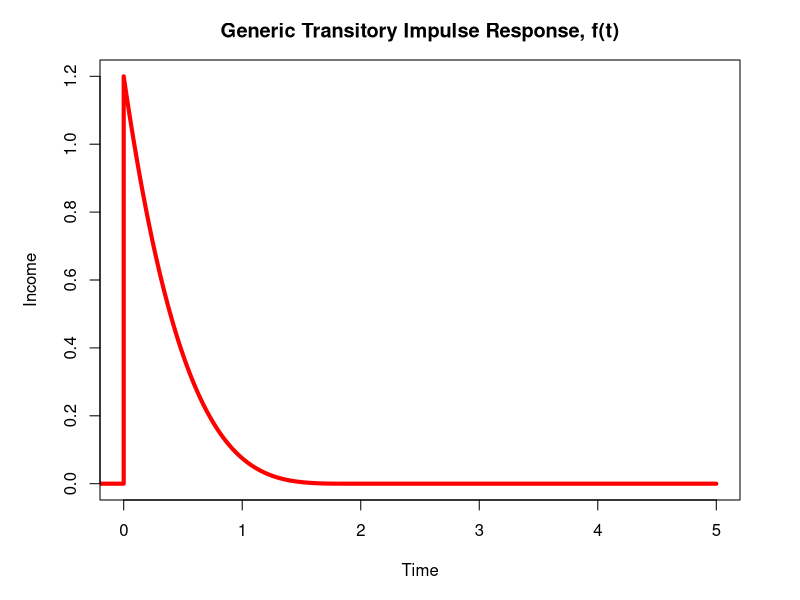
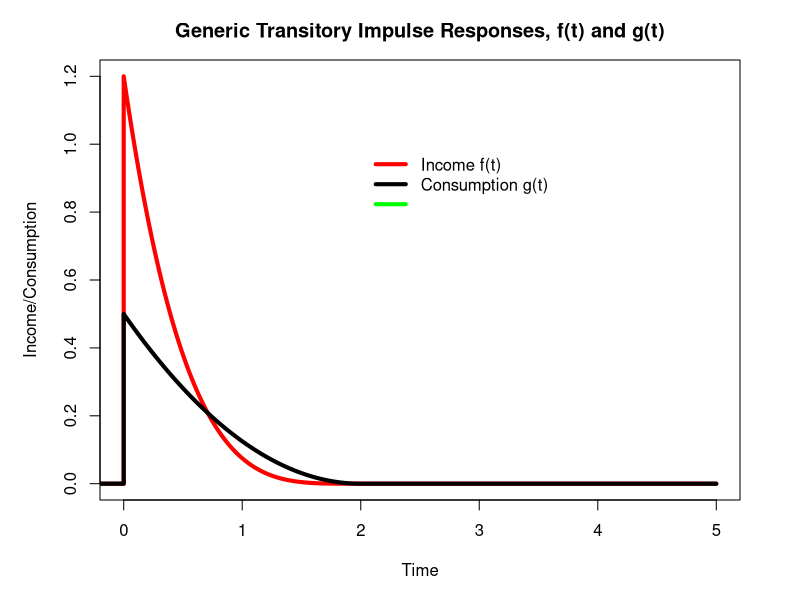
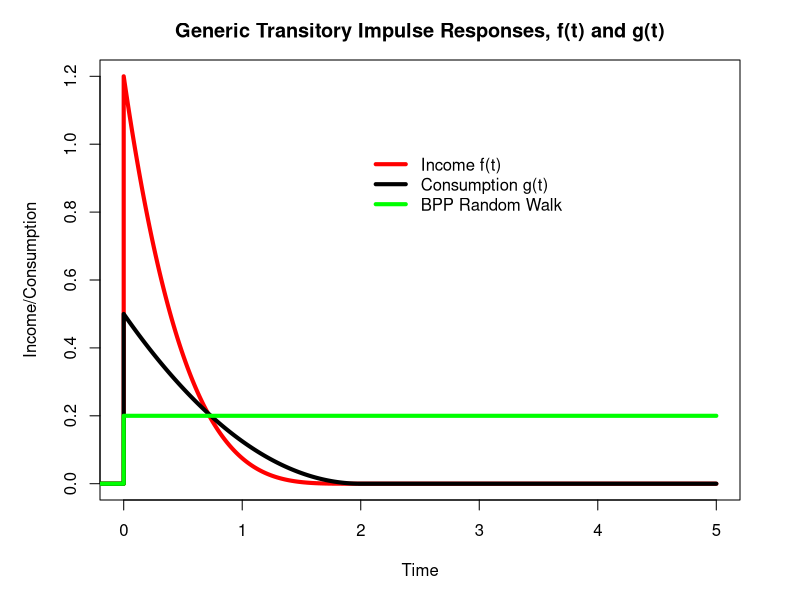
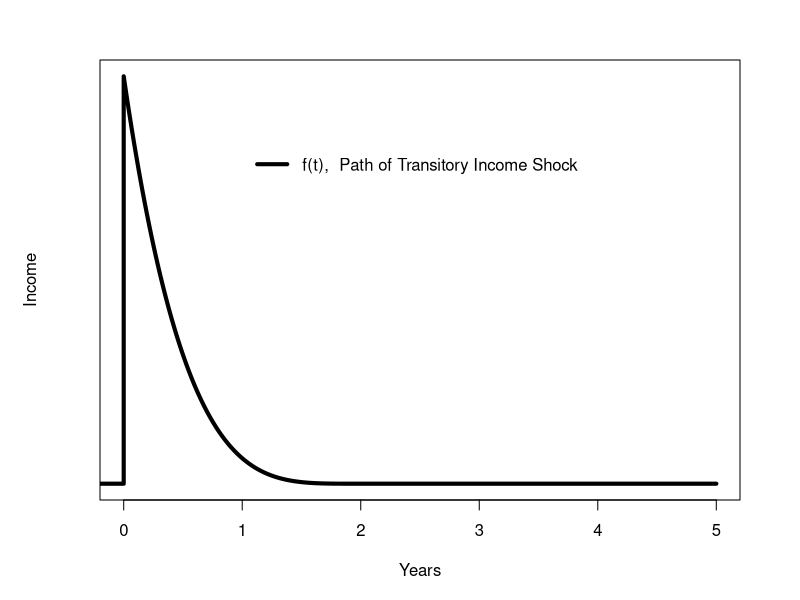
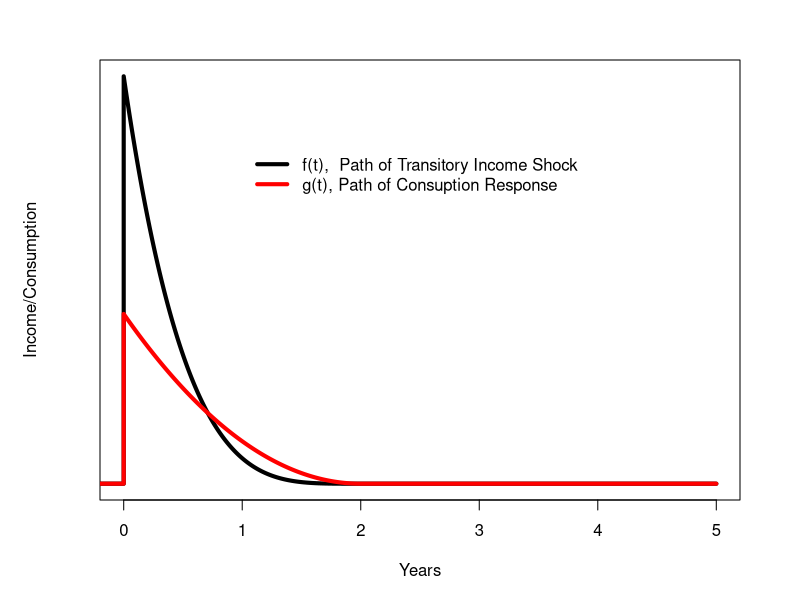
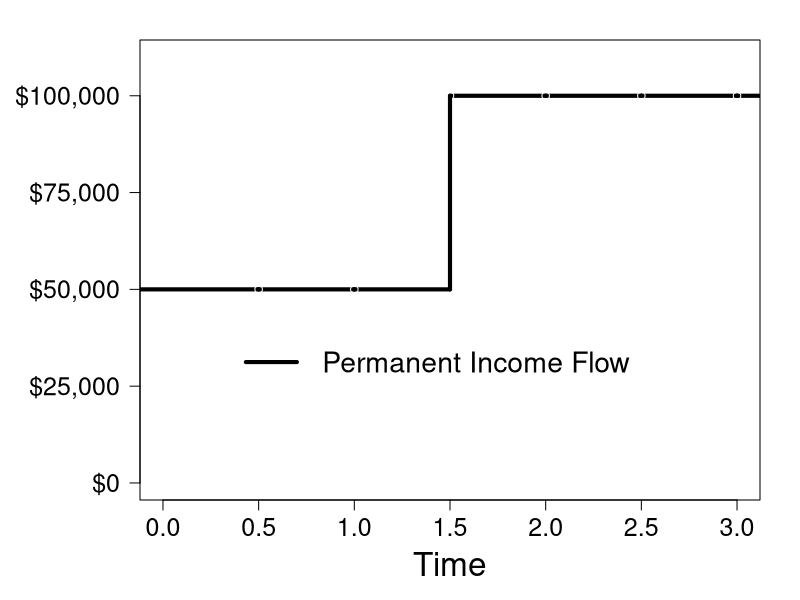
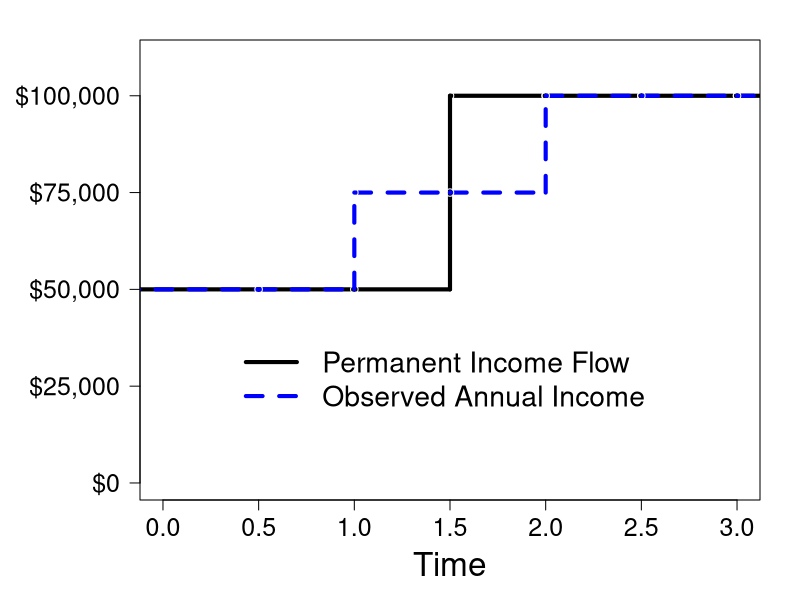
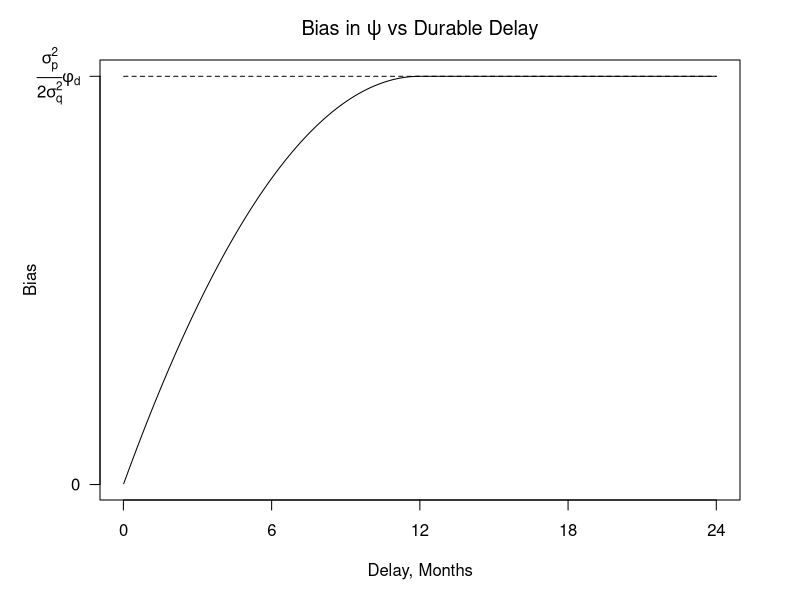

The R script that drew these images, in order:
# Draw a time aggregated random walk (4 subperiods)

library(ggplot2)
library(gridExtra)

figures_dir = "C:/Users/edmun/OneDrive/Documents/Research/Denmark/IncomeUncertaintyGit/Code/Rcode/Figures/"
par(cex.axis=1.2,cex.lab=1.5)
# 
# N_sub =50
# N_period =7
# N_subperiods =N_sub*N_period
# time = (1:(N_subperiods))/N_sub
# #shocks = rnorm(N_subperiods,0,1)
# underlying = cumsum(shocks)-mean(cumsum(shocks))
# time_agg = underlying*0.0
# for (T in 1:N_period){
#   t = (T-1)*N_sub+1
#   time_agg[t:(t+N_sub-1)]=mean(underlying[t:(t+N_sub-1)])
# }
# 
# plot(time, underlying, type="l")
# plot(time, time_agg)
# 
# time_agg_func=stepfun(time[1:(N_subperiods-1)], time_agg)
# underlying_func=stepfun(time[1:(N_subperiods-1)], underlying)
# 
# plot(time_agg_func, time, xlim= c(0,N_period),ylim=c(min(underlying),max(underlying)),col="red", col.points=FALSE, verticals=TRUE,lwd=4,xlab="Time",ylab="Income",main="Time Aggregated Random Walk")
# lines(underlying_func, time, xlim= c(0,N_period), col.points=FALSE, verticals=TRUE)
# dev.print(pdf, paste(figures_dir,'timeagg_rw.pdf'))

# #Now do MA(2) plot
# theta1 = 0.35
# theta2 = 0.1
# 
# impulse_response_MA2=stepfun(0:4, c(0,1,theta1,theta2,0,0))
# plot(impulse_response_MA2, 0:4, xlim= c(0,5),ylim=c(0,1.2),col="red", col.points=FALSE, verticals=TRUE,lwd=4,xlab="Time",ylab="Income",main="MA(2) Impulse Response")
# dev.print(pdf, paste(figures_dir,'MA2.pdf',sep=""))

x = (0:1000)/1000*5
y = 1.2/16.0*(pmin(x-2,0))^4
c = 0.5*0.25*(pmin(x-2,0))^2
cBPP = c*0.0 + 0.2

x=c((-20:0)/(20.0*5),x)
y=c((-20:0)*0.0,y)
c=c((-20:0)*0.0,c)
cBPP=c((-20:0)*0.0,cBPP)

pdf(paste(figures_dir,'GenericTransitory.pdf',sep=""), width=7, height=3)
par(mar=c(5,5,3,3))
plot(x,y, xlim= c(0,5),ylim=c(0,1.2),col="red",type="l",lwd=4,xlab="Time",ylab="Income",main="Generic Transitory Impulse Response, f(t)")
dev.off()
#dev.print(pdf,  paste(figures_dir,'GenericTransitory.pdf',sep=""))

pdf(paste(figures_dir,'GenericTransitoryConsumption.pdf',sep=""), width=7, height=3)
par(mar=c(5,5,3,3))
plot(x,y, xlim= c(0,5),ylim=c(0,1.2),col="red",type="l",lwd=4,xlab="Time",ylab="Income/Consumption",main="Generic Transitory Impulse Responses, f(t) and g(t)")
lines(x,c, xlim= c(0,5),ylim=c(0,1.2),col="black",type="l",lwd=4,xlab="Time",ylab="Income/Consumption",main="Generic Transitory Impulse Response, f(t)")
legend(2.0,1.0, legend=c("Income f(t)", "Consumption g(t)",""),col=c("red","black","green"),lty=1,lwd=4,bty="n")
dev.off()
#dev.print(pdf,  paste(figures_dir,'GenericTransitoryConsumption.pdf',sep=""))

pdf(paste(figures_dir,'GenericTransitoryConsumptionWithBPP.pdf',sep=""), width=7, height=3)
par(mar=c(5,5,3,3))
plot(x,y, xlim= c(0,5),ylim=c(0,1.2),col="red",type="l",lwd=4,xlab="Time",ylab="Income/Consumption",main="Generic Transitory Impulse Responses, f(t) and g(t)")
lines(x,c, xlim= c(0,5),ylim=c(0,1.2),col="black",type="l",lwd=4,xlab="Time",ylab="Income/Consumption",main="Generic Transitory Impulse Response, f(t)")
lines(x,cBPP, xlim= c(0,5),ylim=c(0,1.2),col="green",type="l",lwd=4,xlab="Time",ylab="Income/Consumption",main="Generic Transitory Impulse Response, f(t)")
legend(2.0,1.0, legend=c("Income f(t)", "Consumption g(t)","BPP Random Walk"),col=c("red","black","green"),lty=1,lwd=4,bty="n")
dev.off()
#dev.print(pdf,  paste(figures_dir,'GenericTransitoryConsumptionWithBPP.pdf',sep=""))

#plots for the slides
pdf(paste(figures_dir,'GenericTransitory_slides.pdf',sep=""), width=7, height=3)
par(mar=c(5,5,3,3))
plot(x,y, xlim= c(0,5),ylim=c(0,1.2),col="black",type="l",lwd=4,xlab="Years",ylab="Income",yaxt='n')
legend(1.0,1.0, legend=c("f(t),  Path of Transitory Income Shock", ""),col=c("black","white"),lty=1,lwd=4,bty="n",cex=1)
dev.off()
#dev.print(pdf,  paste(figures_dir,'GenericTransitory_slides.pdf',sep=""))

pdf(paste(figures_dir,'GenericTransitoryConsumption_slides.pdf',sep=""), width=7, height=3)
par(mar=c(5,5,3,3))
plot(x,y, xlim= c(0,5),ylim=c(0,1.2),col="black",type="l",lwd=4,xlab="Years",ylab="Income/Consumption",yaxt='n')
lines(x,c, xlim= c(0,5),ylim=c(0,1.2),col="red",type="l",lwd=4,xlab="Time",ylab="Income/Consumption",yaxt='n')
legend(1.0,1.0, legend=c("f(t),  Path of Transitory Income Shock", "g(t), Path of Consuption Response"),col=c("black","red"),lty=1,lwd=4,bty="n", cex=1)
dev.off()
#dev.print(pdf,  paste(figures_dir,'GenericTransitoryConsumption_slides.pdf',sep=""))

####################################
# plot time aggregation stuff
N_sub =2
N_period =3
N_subperiods =N_sub*N_period
time = (1:(N_subperiods))/N_sub
shocks = c(0,0,0,1,0,0)
underlying = 50000+50000*cumsum(shocks)
time_agg = underlying*0.0
for (T in 1:N_period){
  t = (T-1)*N_sub+1
  time_agg[t:(t+N_sub-1)]=mean(underlying[t:(t+N_sub-1)])
}

time_agg_func=stepfun(time[1:(N_subperiods-1)], time_agg)
underlying_func=stepfun(time[1:(N_subperiods-1)], underlying)

#dev.new()
pdf(paste(figures_dir, "TimeAggExample1_slides.pdf",sep=""))
par(mar=c(5,7,2,2), mfcol=c(1,1),cex.axis=1.5,cex.lab=2)
plot(underlying_func, time, xlim= c(0,N_period),ylim=c(0,110000),col="black",lty="solid",lwd=4, col.points=FALSE, verticals=TRUE,xlab="Time",main="",ylab="",yaxt = "n",las=1)
axis(side = 2, at = c(0,25000,50000,75000,100000), las=1,label=c("$0","$25,000","$50,000","$75,000","$100,000"))
legend(0.3,40000,legend=c("Permanent Income Flow",""),lty=c("solid","dashed"),lwd=c(4,4),col=c("black","white"),bty = "n", cex=1.7)
#dev.copy(pdf, paste(figures_dir, "TimeAggExample1_slides.pdf",sep=""))
dev.off()

#dev.new()
pdf(paste(figures_dir, "TimeAggExample2_slides.pdf",sep=""))
par(mar=c(5,7,2,2), mfcol=c(1,1),cex.axis=1.5,cex.lab=2)
plot(underlying_func, time, xlim= c(0,N_period),ylim=c(0,110000),col="black",lty="solid",lwd=4, col.points=FALSE, verticals=TRUE,xlab="Time",main="",ylab="",yaxt = "n",las=1)
axis(side = 2, at = c(0,25000,50000,75000,100000), las=1,label=c("$0","$25,000","$50,000","$75,000","$100,000"))
lines(time_agg_func, time, xlim= c(0,N_period),ylim=c(0,110000),col="blue",lty="dashed",lwd=4, verticals=TRUE ,col.points=FALSE)
legend(0.3,40000,legend=c("Permanent Income Flow","Observed Annual Income"),lty=c("solid","dashed"),lwd=c(4,4),col=c("black","blue"),bty = "n", cex=1.7)
#dev.copy(pdf, paste(figures_dir, "TimeAggExample2_slides.pdf",sep=""))
dev.off()


######################################################################
# Plot showing how delayed durable response changes with the length of delay
num_points = 1000
x = c(1:num_points)/num_points
y = (2*x-x^2)
x = c(x,x+1)
y = c(y, y*0+1)
y2 = c(y*0+1)
pdf(paste(figures_dir,'DurableBias.pdf',sep=""),width=7, height=3)
par(mar=c(5,5,3,3))
plot(x*12,y,type="l",xlab="Delay, Months",ylab="Bias",xaxt="n",yaxt="n",main=expression(paste("Bias in ",psi," vs Durable Delay")))
lines(x*12,y2,lty="dashed")
axis(side = 1, at = c(0,6,12,18,24))
axis(side = 2, at = c(0,1), labels = c("0",expression(paste(frac(sigma[p]^2,2*sigma[q]^2),phi[d]))), las=1)
#dev.copy(png, paste(figures_dir,'DurableBias.png',sep=""))
dev.off()
#dev.print(pdf,  paste(figures_dir,'DurableBias.pdf',sep=""))



